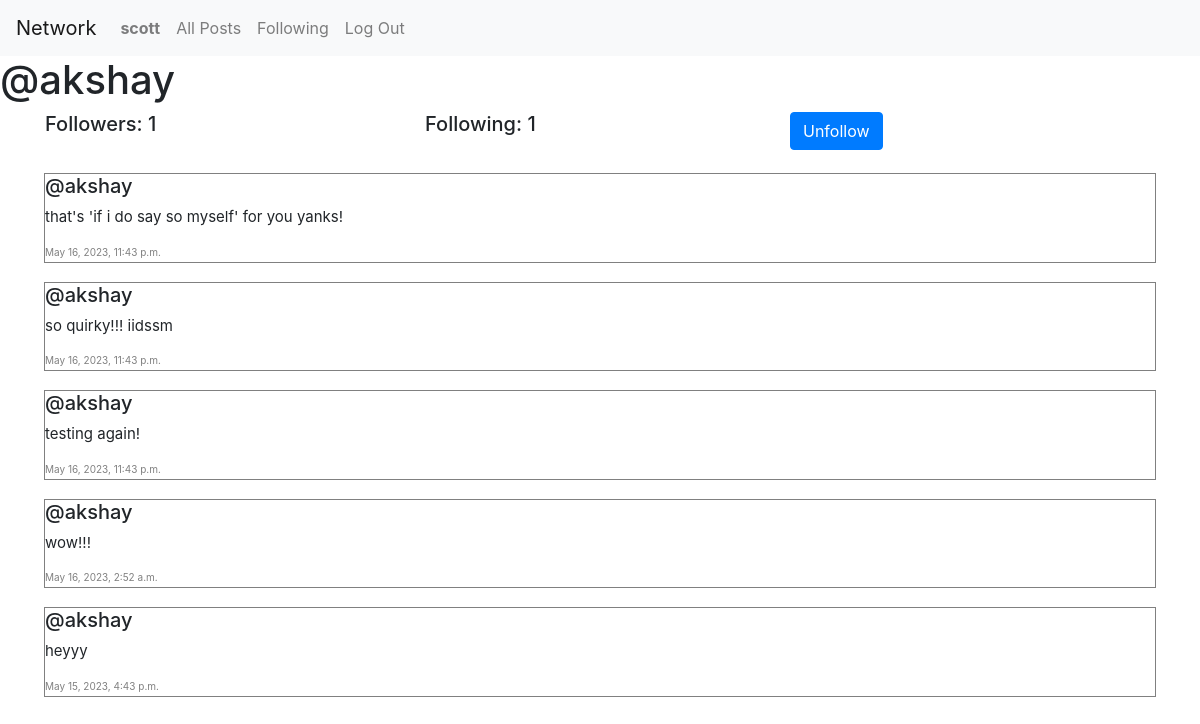
Page /profile/3/ (signed in) on the committed database.
### network/models.py (models this page shows, shortened)
class User(AbstractUser):
    pass

class Post(models.Model):
    text = models.CharField(max_length=280)
    user = models.ForeignKey(User, on_delete=models.CASCADE, related_name="author")
    date = models.DateTimeField(auto_now_add=True)

### network/views.py (the view)
# urls.py: path("profile/<int:user_id>/", views.profile, name="profile"),
def profile(request, user_id):
    user = User.objects.get(pk=user_id)
    posts = Post.objects.filter(user=user).order_by('id').reverse()
    following = Follow.objects.filter(user=user)
    followers = Follow.objects.filter(followed=user)
    if user != request.user:
        is_following = followers.filter(user=request.user).exists()
    else:
        is_following = False
    p = Paginator(posts, 10)
    page_number = request.GET.get('page')
    page_obj = p.get_page(page_number)
    return render(request, "network/profile.html", {
        "page_obj":page_obj,
        "posts":posts,
        "username":user.username,
        "following":following,
        "followers":followers,
        "is_following":is_following,
        "current_user":user
    })

### network/templates/network/profile.html (shortened to what this page needs)
{% extends "network/layout.html" %}
{% block body %}
    <h1>@{{ username }}</h1>
    <div class="container">
        <div class="row d-flex">
            <h5 class="col-4">Followers: {{followers.count }}</h5>
            <h5 class="col-4">Following: {{following.count }}</h5>
            {% if user.is_authenticated %}
                {% if user.id != current_user.id %}
                    <form action="{% url 'follow_unfollow' user_id=user.id followed_id=current_user.id %}" method="post">
                        {% if is_following %}
                            <input type="submit" class="btn btn-primary" value="Unfollow">
                        {% else %}
                            <input type="submit" class="btn btn-primary" value="Follow">
                        {% endif %}
                    </form>
                {% endif %}
            {% endif %}
        </div>
    </div>
    <div class="all-posts">
        {% for post in page_obj %}
            <div class="row post mx-4">
                <h6 class="author">@{{ post.user }}</h6>
                {% if user.is_authenticated and post.user.id == user.id %}
                <div class="edit-container">
                    <p class="text">{{ post.text }}</p>
                    <button class="edit-btn btn btn-primary" data-post-id="{{ post.id }}">Edit</button>
                </div>
                {% else %}
                    <p class="text">{{ post.text }}</p>
                {% endif %}
                <p class="date">{{ post.date }}</p>
            </div>
        {% endfor %}
        <nav aria-label="Page Navigation">
        </nav>
    </div>
    {% load static %}
{% endblock %}

### network/templates/network/layout.html (shortened to what this page needs)
{% load static %}
<!DOCTYPE html>
<html lang="en">
    <head>
        <link rel="stylesheet" href="https://stackpath.bootstrapcdn.com/bootstrap/4.4.1/css/bootstrap.min.css">
        <link href="{% static 'network/styles.css/' %}" rel="stylesheet">
    </head>
    <body>
        <nav class="navbar navbar-expand-lg navbar-light bg-light">
            <a class="navbar-brand" href="{% url 'index' %}">Network</a>
            <div>
              <ul class="navbar-nav mr-auto">
                {% if user.is_authenticated %}
                    <li class="nav-item">
                        <a class="nav-link" href="{% url 'profile' user_id=user.id %}"><strong>{{ user.username }}</strong></a>
                    </li>
                {% endif %}
                <li class="nav-item">
                  <a class="nav-link" href="{% url 'index' %}">All Posts</a>
                </li>
                {% if user.is_authenticated %}
                    <li class="nav-item">
                        <a class="nav-link" href="{% url 'following' %}">Following</a>
                    </li>
                    <li class="nav-item">
                        <a class="nav-link" href="{% url 'logout' %}">Log Out</a>
                    </li>
                {% endif %}
              </ul>
            </div>
          </nav>
        <div class="body">
            {% block body %}
            {% endblock %}
        </div>
    </body>
</html>

### network/static/network/styles.css (style rules this page uses)
.all-posts { display:flex; justify-content: flex-start; flex-direction: column; margin: 20px; }
.post { display: block; margin-bottom: 1rem; flex-direction: column; border: 0.5px solid gray; margin-top: 3px; }
.text { font-size: 15px; }
.date { font-size: 10px; color: gray; margin-bottom: 2px; }
.author { font-size: 20px; }

### rows in the picture
User: username "scott"
User: username "akshay"
Post: user "akshay", text "that's 'if i do say so myself' for you yanks!", date "May 16, 2023, 11:43 p.m."
Post: user "akshay", text "so quirky!!! iidssm", date "May 16, 2023, 11:43 p.m."
Post: user "akshay", text "testing again!", date "May 16, 2023, 11:43 p.m."
Post: user "akshay", text "wow!!!", date "May 16, 2023, 2:52 a.m."
Post: user "akshay", text "heyyy", date "May 15, 2023, 4:43 p.m."

### other values in the picture
{{ followers.count }} "1"
{{ following.count }} "1"
